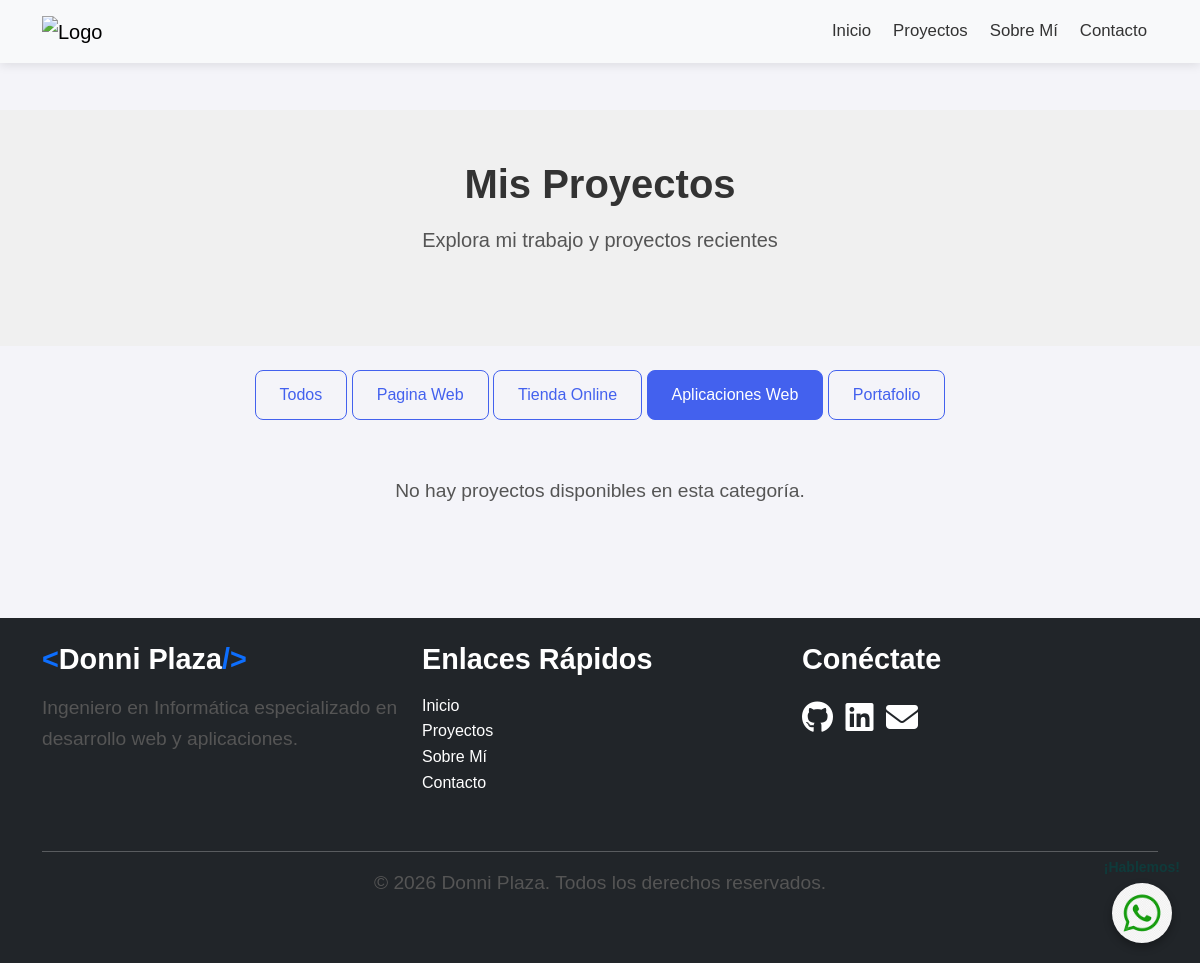
Before: /categorias/aplicaciones-web/ with the older database file.
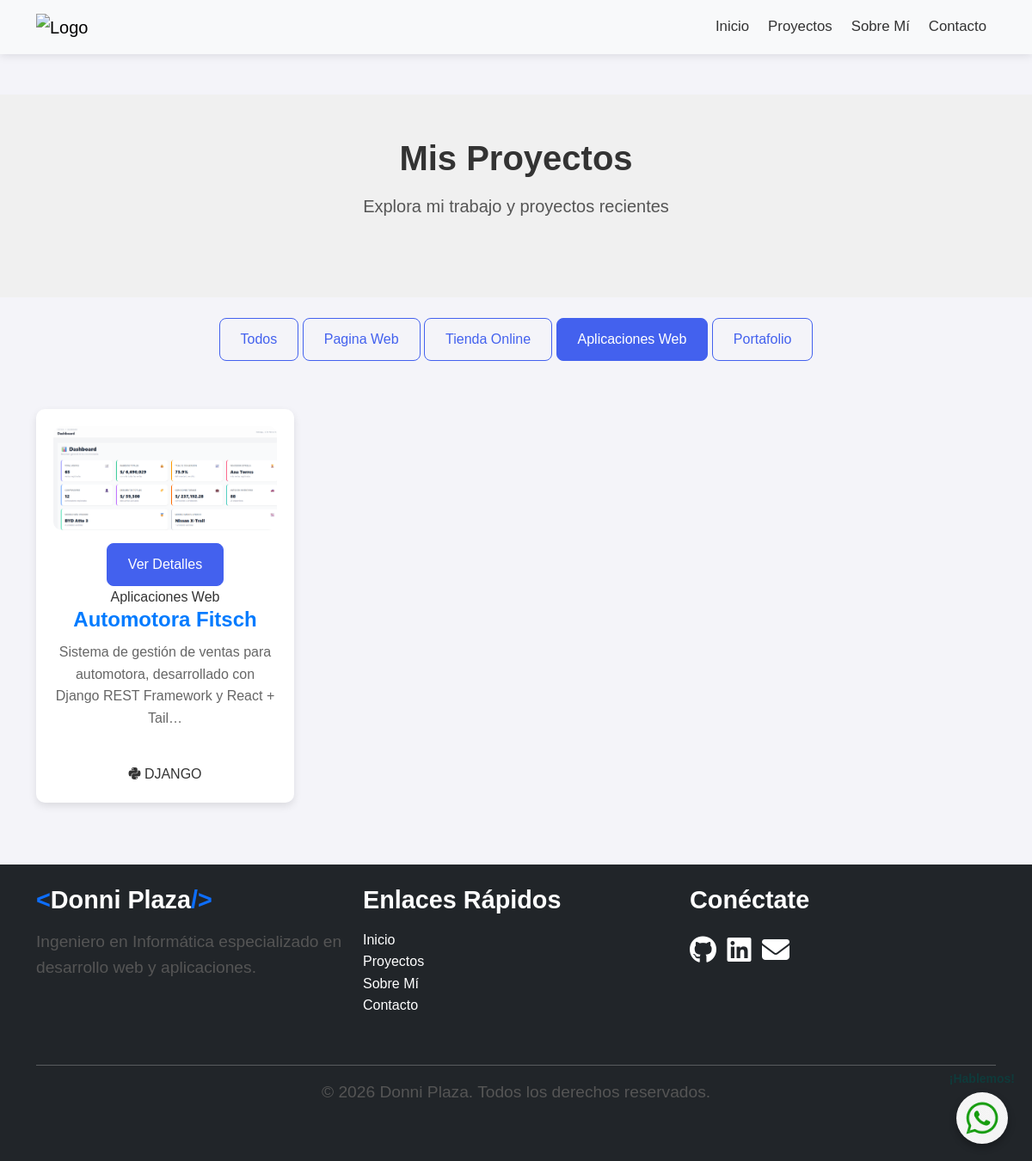
After: the same page with the newer database file.
### web/models.py (models this page shows, shortened)
class Categoria(models.Model):
    nombre = models.CharField(max_length=100)
    slug = models.SlugField(unique=True, blank=True)
    class Meta:
        verbose_name_plural = "Categorías"

class Proyecto(models.Model):
    titulo = models.CharField(max_length=200)
    slug = models.SlugField(unique=True, blank=True)
    descripcion = models.TextField()
    imagen_principal = models.ImageField(upload_to='proyectos/')
    categoria = models.ForeignKey(Categoria, on_delete=models.CASCADE, related_name='proyectos')
    tecnologias = models.ManyToManyField(Tecnologia, related_name='proyectos')
    url_github = models.URLField(blank=True, null=True)
    url_demo = models.URLField(blank=True, null=True)
    destacado = models.BooleanField(default=False)
    fecha_creacion = models.DateField()
    fecha_publicacion = models.DateTimeField(auto_now_add=True)

class Tecnologia(models.Model):
    nombre = models.CharField(max_length=50)
    icono = models.CharField(max_length=50, help_text="Nombre de la clase de Font Awesome (ej: 'fa-python')")
    class Meta:
        verbose_name_plural = "Tecnologías"

### web/views.py (the view)
# urls.py: path('categorias/<slug:categoria_slug>/', views.ProyectoListView.as_view(), name='proyectos_por_categoria'),
class ProyectoListView(ListView):
    model = Proyecto
    template_name = 'proyectos.html'
    context_object_name = 'proyectos'
    paginate_by = 6
    def get_queryset(self):
        queryset = Proyecto.objects.all().order_by('-fecha_publicacion')
        categoria_slug = self.kwargs.get('categoria_slug')
        if categoria_slug:
            queryset = queryset.filter(categoria__slug=categoria_slug)
        tecnologia_id = self.request.GET.get('tecnologia')
        if tecnologia_id:
            queryset = queryset.filter(tecnologias__id=tecnologia_id)
        return queryset
    def get_context_data(self, **kwargs):
        context = super().get_context_data(**kwargs)
        context['categorias'] = Categoria.objects.all()
        context['tecnologias'] = Tecnologia.objects.all()
        categoria_slug = self.kwargs.get('categoria_slug')
        if categoria_slug:
            context['categoria_actual'] = get_object_or_404(Categoria, slug=categoria_slug)
        return context

### web/templates/proyectos.html (shortened to what this page needs)
{% extends 'base.html' %}
{% load static %}
{% block content %}
<section class="page-header">
    <div class="container">
        <div class="row">
            <div class="col-12 text-center" data-aos="fade-up">
                <h1>Mis Proyectos</h1>
                <p class="lead">Explora mi trabajo y proyectos recientes</p>
            </div>
        </div>
    </div>
</section>
<section class="filter-section py-4">
    <div class="container">
        <div class="row">
            <div class="col-md-12">
                <div class="filters" data-aos="fade-up">
                    <div class="categories">
                        <a href="{% url 'proyectos' %}" class="btn {% if not categoria_actual %}btn-primary{% else %}btn-outline-primary{% endif %} mb-2">Todos</a>
                        {% for cat in categorias %}
                        <a href="{% url 'proyectos_por_categoria' cat.slug %}" class="btn {% if categoria_actual.id == cat.id %}btn-primary{% else %}btn-outline-primary{% endif %} mb-2">{{ cat.nombre }}</a>
                        {% endfor %}
                    </div>
                </div>
            </div>
        </div>
    </div>
</section>
<section class="projects-list py-4">
    <div class="container">
        <div class="row g-4">
            {% for proyecto in proyectos %}
            <div class="col-md-6 col-lg-4" data-aos="fade-up" data-aos-delay="{{ forloop.counter|add:100 }}">
                <div class="project-card">
                    <div class="project-img">
                        <img src="{{ proyecto.imagen_principal.url }}" alt="{{ proyecto.titulo }}" class="img-fluid">
                        <div class="overlay">
                            <a href="{% url 'proyecto_detalle' proyecto.slug %}" class="btn btn-primary">Ver Detalles</a>
                        </div>
                    </div>
                    <div class="project-info">
                        <span class="category">{{ proyecto.categoria.nombre }}</span>
                        <h3><a href="{% url 'proyecto_detalle' proyecto.slug %}">{{ proyecto.titulo }}</a></h3>
                        <p>{{ proyecto.descripcion|truncatechars:100 }}</p>
                        <div class="tech-tags">
                            {% for tech in proyecto.tecnologias.all|slice:":3" %}
                            <span class="tech-tag"><i class="fab {{ tech.icono }}"></i> {{ tech.nombre }}</span>
                            {% endfor %}
                        </div>
                    </div>
                </div>
            </div>
            {% empty %}
            <div class="col-12 text-center">
                <p>No hay proyectos disponibles en esta categoría.</p>
            </div>
            {% endfor %}
        </div>
    </div>
</section>
{% endblock %}

Changed rows visible on the page:
added Proyecto: imagen_principal (picture), categoria.nombre "Aplicaciones Web", titulo "Automotora Fitsch", descripcion "Sistema de gestión de ventas para automotora, desarrollado con Django REST Framework y React + Tail…"
now on this page (row unchanged): Tecnologia: nombre "DJANGO"
Other visible differences:
text no longer shown: "No hay proyectos disponibles en esta categoría."
